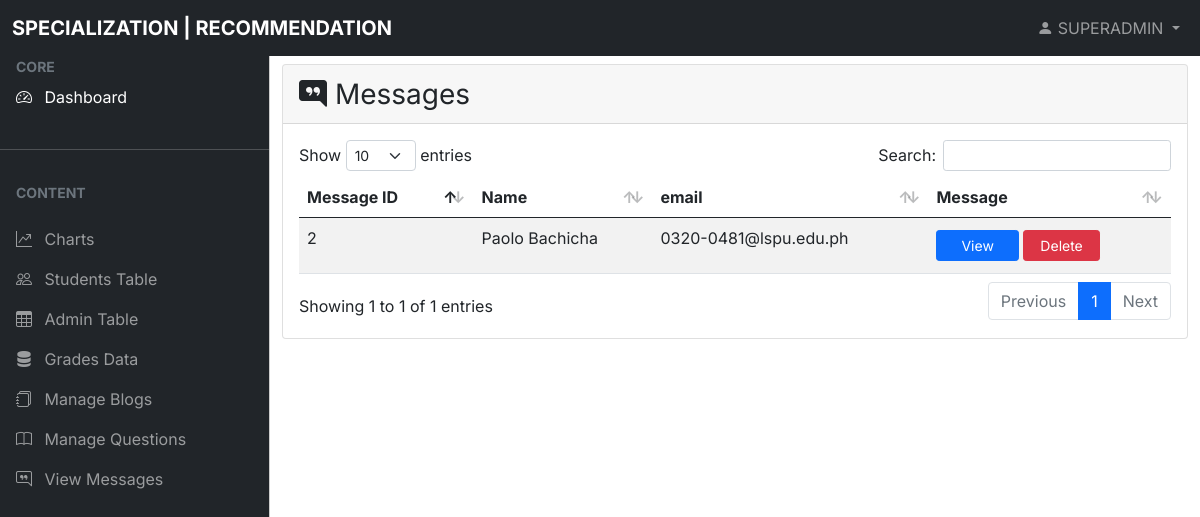
Page /admin/admin-view-messages.php (signed in) on the committed database.
### tables this page shows
CREATE TABLE `admin_acc` (
  `admin_id` int(11) NOT NULL,
  `name` varchar(255) NOT NULL,
  `admin_username` varchar(255) NOT NULL,
  `password` varchar(255) NOT NULL,
  `user_type` varchar(255) NOT NULL
);

CREATE TABLE `contact` (
  `id` int(11) NOT NULL,
  `full_name` varchar(255) NOT NULL,
  `email` varchar(255) NOT NULL,
  `message` text NOT NULL
);

### admin/admin-view-messages.php (the view, shortened to what this page needs)
<?php
$session_id = $_SESSION['id'];
include "config.php";
$query = mysqli_query($conn, "SELECT * FROM `contact`");
$admin_query = mysqli_query($conn, "SELECT * FROM `admin_acc` WHERE admin_id = $session_id");
$fetch = mysqli_fetch_assoc($admin_query);
?>
<!DOCTYPE html>
<html lang="en">
<head>
    <link rel="stylesheet" href="css/bootstrap.min.css" />
    <link rel="stylesheet" href="https://cdn.jsdelivr.net/npm/bootstrap-icons@1.4.1/font/bootstrap-icons.css" />
    <link rel="stylesheet" href="css/dataTables.bootstrap5.min.css" />
    <link rel="stylesheet" href="css/style2.css" />
</head>
<body>
    <?php include "navigation.php"; ?>
    <main class="mt-5 pt-3">
        <div class="container-fluid">
            <div class="row">
                <div class="col-md-12 mb-3">
                    <div class="card">
                        <div class="card-header fs-3">
                            <span><i class="bi bi-chat-right-quote-fill"></i></span> Messages
                        </div>
                        <div class="card-body">
                            <div class="table-responsive">
                                <table id="example" class="table table-striped data-table" style="width: 100%">
                                    <thead>
                                        <tr>
                                            <th>Message ID</th>
                                            <th>Name</th>
                                            <th>email</th>
                                            <th>Message</th>
                                        </tr>
                                    </thead>
                                    <tbody>
                                        <?php while ($row = mysqli_fetch_assoc($query)) { ?>
                                            <tr>
                                                <td><?php echo $row['id'] ?></td>
                                                <td><?php echo $row['full_name'] ?></td>
                                                <td><?php echo $row['email'] ?></td>
                                                <td>
                                                    <button type="button" class="btn btn-primary btn-sm ps-4 pe-4 my-1" data-bs-toggle="modal" data-bs-target="#viewMessage<?php echo $row['id']; ?>">View</button>
                                                    <a href="admin-view-messages.php?delete='<?php echo $row["id"]; ?>'" class="btn btn-danger btn-sm ps-3 pe-3" onclick="return confirm(" are your sure you want to delete this?");"> Delete </a>
                                                </td>
                                            </tr>
                                        <?php } ?>
                                </table>
                            </div>
                        </div>
                    </div>
                </div>
            </div>
        </div>
    </main>
</body>
</html>

### admin/navigation.php (shortened to what this page needs)
<nav class="navbar navbar-expand-lg navbar-dark bg-dark fixed-top">
  <div class="container-fluid">
    <a class="navbar-brand me-auto ms-lg-0 ms-3 text-uppercase fw-bold logo-name" href="#">Specialization | Recommendation</a>
  </div>
</nav>
<nav class="navbar navbar-expand-lg navbar-dark bg-dark fixed-top">
  <div class="container-fluid">
    <a class="navbar-brand me-auto ms-lg-0 ms-3 text-uppercase fw-bold logo-name" href="#">Specialization | Recommendation</a>
    <div class="collapse navbar-collapse" id="topNavBar">
      <ul class="navbar-nav">
        <li class="nav-item dropdown">
          <a class="nav-link dropdown-toggle ms-2" href="#" role="button" data-bs-toggle="dropdown" aria-expanded="false">
            <i class="bi bi-person-fill"> <span style="font-style: normal; text-transform: uppercase;"><?php echo $fetch['admin_username']; ?></span></i>
          </a>
        </li>
      </ul>
    </div>
  </div>
</nav>
<div class="offcanvas offcanvas-start sidebar-nav bg-dark" tabindex="-1" id="sidebar">
  <div class="offcanvas-body p-0">
    <nav class="navbar-dark">
      <ul class="navbar-nav">
        <li>
          <div class="text-muted small fw-bold text-uppercase px-3">
            CORE
          </div>
        </li>
        <li>
          <a href="admin-dashboard.php" class="nav-link px-3 active">
            <span class="me-2"><i class="bi bi-speedometer2"></i></span>
            <span>Dashboard</span>
          </a>
        </li>
        <li class="my-4">
          <hr class="dropdown-divider bg-light" />
        </li>
        <li>
          <div class="text-muted small fw-bold text-uppercase px-3 mb-3">
            Content
          </div>
        </li>
        <li>
          <a href="admin-dashboard.php#charts" class="nav-link px-3">
            <span class="me-2"><i class="bi bi-graph-up"></i></span>
            <span>Charts</span>
          </a>
        </li>
        <li>
          <a href="admin-user-tables.php" class="nav-link px-3">
            <span class="me-2"><i class="bi bi-people"></i></span>
            <span>Students Table</span>
          </a>
        </li>
        <?php if ($fetch['user_type'] == 'superadmin') { ?>
          <li>
            <a href="admin-view-admin.php" class="nav-link px-3">
              <span class="me-2"><i class="bi bi-table"></i></span>
              <span>Admin Table</span>
            </a>
          </li>
        <?php } ?>
        <li>
          <a href="admin-grades-data.php" class="nav-link px-3">
            <span class="me-2"><i class="bi bi-server"></i></span>
            <span>Grades Data</span>
          </a>
        </li>
        <li>
          <a href="admin-manage-blogs.php" class="nav-link px-3">
            <span class="me-2"><i class="bi bi-journals"></i></span>
            <span>Manage Blogs</span>
          </a>
        </li>
        <li>
          <a href="admin-manage-questions.php" class="nav-link px-3">
            <span class="me-2"><i class="bi bi-book"></i></span>
            <span>Manage Questions</span>
          </a>
        </li>
        <li>
          <a href="admin-view-messages.php" class="nav-link px-3">
            <span class="me-2"><i class="bi bi-chat-right-quote"></i></span>
            <span>View Messages</span>
          </a>
        </li>
      </ul>
    </nav>
  </div>
</div>

### admin/css/style2.css (style rules this page uses)
body, button { font-family: "Inter", sans-serif; }
:root { --offcanvas-width: 270px; --topNavbarHeight: 56px; }
.sidebar-nav { width: var(--offcanvas-width); }
hr { color: black; }
@media (min-width: 992px) { body { overflow: auto !important; } }
@media (min-width: 992px) { main { margin-left: var(--offcanvas-width); } }
@media (min-width: 992px) { .sidebar-nav { -webkit-transform: none; transform: none; visibility: visible !important; height: calc(100% - var(--topNavbarHeight)); top: var(--topNavbarHeight); } }

### rows in the picture
admin_acc: admin_username "SUPERADMIN"
contact: id "2", full_name "Paolo Bachicha", email "0320-0481@lspu.edu.ph"
